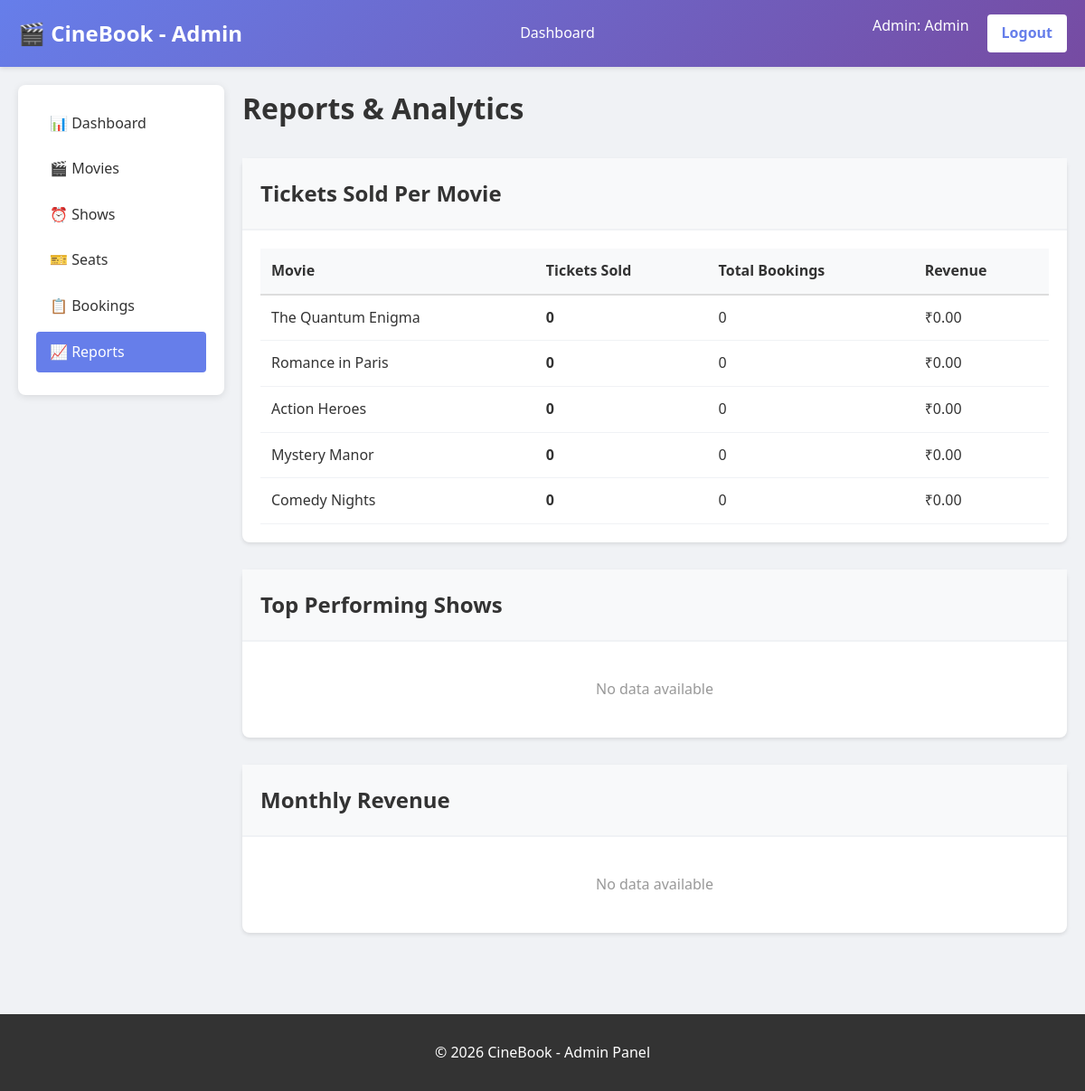
Page /admin/reports.php (signed in) on the committed database.
### tables this page shows
CREATE TABLE IF NOT EXISTS movies (
    movie_id INT PRIMARY KEY AUTO_INCREMENT,
    title VARCHAR(255) NOT NULL,
    description TEXT,
    genre VARCHAR(100),
    duration INT,
    rating DECIMAL(3,1),
    poster_url VARCHAR(255),
    release_date DATE,
    status ENUM('active', 'inactive') DEFAULT 'active',
    created_at TIMESTAMP DEFAULT CURRENT_TIMESTAMP
);

### admin/reports.php (the view, shortened to what this page needs)
<?php
require_once '../config/config.php';
$movies_report = $conn->query("
    SELECT m.movie_id, m.title, COUNT(b.booking_id) as bookings, SUM(b.total_amount) as revenue, COUNT(DISTINCT bd.seat_id) as tickets_sold
    FROM movies m
    LEFT JOIN shows sh ON m.movie_id = sh.movie_id
    LEFT JOIN bookings b ON sh.show_id = b.show_id
    LEFT JOIN booking_details bd ON b.booking_id = bd.booking_id
    GROUP BY m.movie_id, m.title
    ORDER BY tickets_sold DESC
")->fetch_all(MYSQLI_ASSOC);
$monthly_revenue = $conn->query("
    SELECT DATE_FORMAT(b.booking_date, '%Y-%m') as month, COUNT(*) as bookings, SUM(b.total_amount) as revenue
    FROM bookings b
    WHERE b.payment_status = 'completed'
    GROUP BY DATE_FORMAT(b.booking_date, '%Y-%m')
    ORDER BY month DESC
    LIMIT 12
")->fetch_all(MYSQLI_ASSOC);
$top_shows = $conn->query("
    SELECT sh.show_id, m.title, sh.show_time, sh.theater_name, COUNT(bd.seat_id) as tickets_sold, SUM(b.total_amount) as revenue
    FROM shows sh
    JOIN movies m ON sh.movie_id = m.movie_id
    JOIN bookings b ON sh.show_id = b.show_id
    JOIN booking_details bd ON b.booking_id = bd.booking_id
    GROUP BY sh.show_id
    ORDER BY tickets_sold DESC
    LIMIT 10
")->fetch_all(MYSQLI_ASSOC);
?>
<!DOCTYPE html>
<html lang="en">
<head>
    <link rel="stylesheet" href="../css/style.css">
</head>
<body>
    <header>
        <nav>
            <div class="logo">🎬 CineBook - Admin</div>
            <ul class="nav-links">
                <li><a href="dashboard.php">Dashboard</a></li>
            </ul>
            <div class="auth-buttons">
                <span style="color: white; margin-right: 10px;">
                    Admin: <?php echo htmlspecialchars($_SESSION['first_name']); ?>
                </span>
                <a href="../pages/logout.php">Logout</a>
            </div>
        </nav>
    </header>
    <main class="container">
        <div class="admin-container">
            <div class="admin-sidebar">
                <ul class="admin-menu">
                    <li><a href="dashboard.php">📊 Dashboard</a></li>
                    <li><a href="manage-movies.php">🎬 Movies</a></li>
                    <li><a href="manage-shows.php">⏰ Shows</a></li>
                    <li><a href="manage-seats.php">🎫 Seats</a></li>
                    <li><a href="view-bookings.php">📋 Bookings</a></li>
                    <li><a href="reports.php" class="active">📈 Reports</a></li>
                </ul>
            </div>
            <div>
                <h1 style="color: #333; margin-bottom: 30px;">Reports & Analytics</h1>
                <div class="card" style="margin-bottom: 30px;">
                    <div class="card-header">
                        <h2>Tickets Sold Per Movie</h2>
                    </div>
                    <?php if(!empty($movies_report)): ?>
                        <table class="table">
                            <thead>
                                <tr>
                                    <th>Movie</th>
                                    <th>Tickets Sold</th>
                                    <th>Total Bookings</th>
                                    <th>Revenue</th>
                                </tr>
                            </thead>
                            <tbody>
                                <?php foreach($movies_report as $movie): ?>
                                    <tr>
                                        <td><?php echo htmlspecialchars($movie['title']); ?></td>
                                        <td><strong><?php echo $movie['tickets_sold'] ?? 0; ?></strong></td>
                                        <td><?php echo $movie['bookings'] ?? 0; ?></td>
                                        <td>₹<?php echo number_format($movie['revenue'] ?? 0, 2); ?></td>
                                    </tr>
                                <?php endforeach; ?>
                            </tbody>
                        </table>
                    <?php else: ?>
                        <p style="padding: 20px; text-align: center; color: #999;">No data available</p>
                    <?php endif; ?>
                </div>
                <div class="card" style="margin-bottom: 30px;">
                    <div class="card-header">
                        <h2>Top Performing Shows</h2>
                    </div>
                    <?php if(!empty($top_shows)): ?>
                        <table class="table">
                            <thead>
                                <tr>
                                    <th>Movie</th>
                                    <th>Date & Time</th>
                                    <th>Theater</th>
                                    <th>Tickets Sold</th>
                                    <th>Revenue</th>
                                </tr>
                            </thead>
                            <tbody>
                                <?php foreach($top_shows as $show): ?>
                                    <tr>
                                        <td><?php echo htmlspecialchars($show['title']); ?></td>
                                        <td><?php echo format_datetime($show['show_time']); ?></td>
                                        <td><?php echo htmlspecialchars($show['theater_name']); ?></td>
                                        <td><strong><?php echo $show['tickets_sold']; ?></strong></td>
                                        <td>₹<?php echo number_format($show['revenue'], 2); ?></td>
                                    </tr>
                                <?php endforeach; ?>
                            </tbody>
                        </table>
                    <?php else: ?>
                        <p style="padding: 20px; text-align: center; color: #999;">No data available</p>
                    <?php endif; ?>
                </div>
                <div class="card">
                    <div class="card-header">
                        <h2>Monthly Revenue</h2>
                    </div>
                    <?php if(!empty($monthly_revenue)): ?>
                        <table class="table">
                            <thead>
                                <tr>
                                    <th>Month</th>
                                    <th>Bookings</th>
                                    <th>Revenue</th>
                                </tr>
                            </thead>
                            <tbody>
                                <?php foreach($monthly_revenue as $month): ?>
                                    <tr>
                                        <td><?php echo date('M Y', strtotime($month['month'] . '-01')); ?></td>
                                        <td><?php echo $month['bookings']; ?></td>
                                        <td><strong>₹<?php echo number_format($month['revenue'], 2); ?></strong></td>
                                    </tr>
                                <?php endforeach; ?>
                            </tbody>
                        </table>
                    <?php else: ?>
                        <p style="padding: 20px; text-align: center; color: #999;">No data available</p>
                    <?php endif; ?>
                </div>
            </div>
        </div>
    </main>
    <footer>
        <p>&copy; 2026 CineBook - Admin Panel</p>
    </footer>
</body>
</html>

### css/style.css (style rules this page uses)
* { margin: 0; padding: 0; box-sizing: border-box; }
body { font-family: 'Segoe UI', Tahoma, Geneva, Verdana, sans-serif; background-color: #f0f2f5; color: #333; line-height: 1.6; }
header { background: linear-gradient(135deg, #667eea 0%, #764ba2 100%); color: white; padding: 1rem 0; box-shadow: 0 2px 5px rgba(0,0,0,0.1); }
nav { max-width: 1200px; margin: 0 auto; padding: 0 20px; display: flex; justify-content: space-between; align-items: center; }
.logo { font-size: 24px; font-weight: bold; }
.nav-links { display: flex; gap: 20px; list-style: none; }
.nav-links a { color: white; text-decoration: none; padding: 8px 12px; border-radius: 4px; transition: background-color 0.3s; }
.auth-buttons { display: flex; gap: 10px; }
.auth-buttons a, .auth-buttons button { background-color: white; color: #667eea; border: none; padding: 8px 16px; border-radius: 4px; cursor: pointer; text-decoration: none; font-weight: 600; transition: all 0.3s; }
.container { max-width: 1200px; margin: 0 auto; padding: 20px; }
.card { background: white; border-radius: 8px; box-shadow: 0 2px 4px rgba(0,0,0,0.1); padding: 20px; margin-bottom: 20px; }
.card-header { border-bottom: 2px solid #f0f2f5; margin: -20px -20px 20px -20px; padding: 20px; background-color: #f8f9fa; }
.card-header h2 { margin: 0; color: #333; }
.table { width: 100%; border-collapse: collapse; background: white; }
.table thead { background-color: #f8f9fa; }
.table th { padding: 12px; text-align: left; font-weight: 600; border-bottom: 2px solid #ddd; color: #333; }
.table td { padding: 12px; border-bottom: 1px solid #f0f2f5; }
footer { background-color: #333; color: white; padding: 30px 20px; margin-top: 50px; text-align: center; }
.admin-container { display: grid; grid-template-columns: 1fr 4fr; gap: 20px; }
.admin-sidebar { background: white; border-radius: 8px; padding: 20px; height: fit-content; box-shadow: 0 2px 8px rgba(0,0,0,0.1); }
.admin-menu { list-style: none; }
.admin-menu li { margin-bottom: 5px; }
.admin-menu a { display: block; padding: 10px 15px; border-radius: 4px; text-decoration: none; color: #333; transition: all 0.3s; }
.admin-menu a:hover, .admin-menu a.active { background-color: #667eea; color: white; }

### rows in the picture
movies: title "The Quantum Enigma", tickets_sold "0", bookings "0", revenue "0.00"
movies: title "Romance in Paris", tickets_sold "0", bookings "0", revenue "0.00"
movies: title "Action Heroes", tickets_sold "0", bookings "0", revenue "0.00"
movies: title "Mystery Manor", tickets_sold "0", bookings "0", revenue "0.00"
movies: title "Comedy Nights", tickets_sold "0", bookings "0", revenue "0.00"

### other values in the picture
$_SESSION['first_name'] "Admin"
